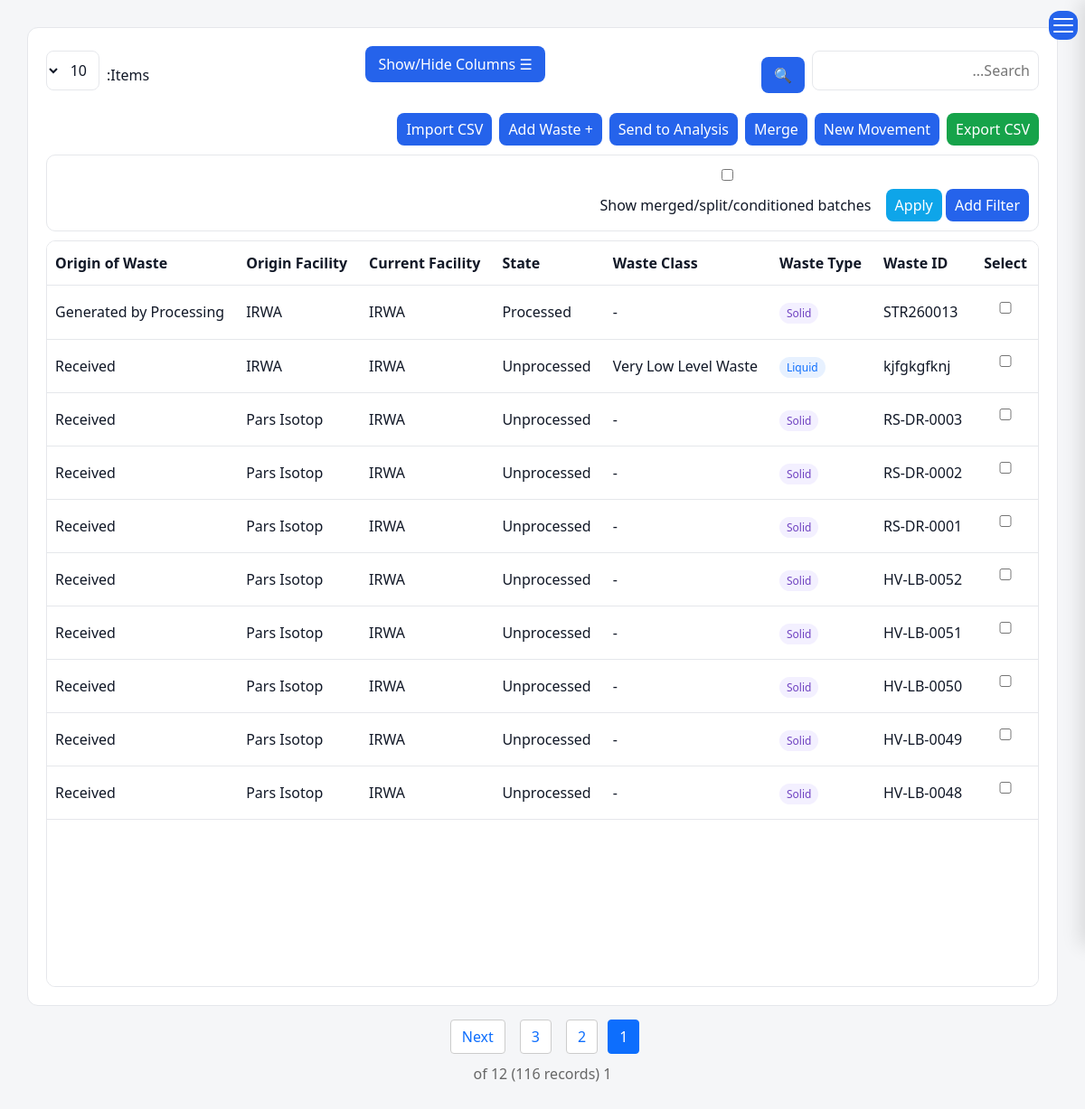
The page /waste/list/ (signed in) on the database its author committed.
### waste/models.py (models this page shows, shortened)
class WasteBatch(models.Model):
    waste_id = models.CharField(_("Waste ID"), max_length=100, unique=True)
    waste_type = models.CharField(_("Waste Type"), max_length=10, choices=WasteType.choices)
    waste_class = models.CharField(_("Waste Class"), max_length=10, choices=WasteClass.choices, blank=True, null=True)
    waste_state = models.CharField(
        _("Waste State"), max_length=20, choices=WasteState.choices, default=WasteState.UNPROCESSED
    )
    facility = models.ForeignKey(
        FacilityModel,
        verbose_name=_("Current Facility"),
        on_delete=models.PROTECT,
        related_name="waste_batches",
    )
    origin_facility = models.ForeignKey(
        FacilityModel,
        verbose_name=_("Origin Facility"),
        on_delete=models.SET_NULL,
        null=True,
        blank=True,
        related_name="originated_waste_batches",
    )
    origin_of_waste = models.CharField(_("Origin of Waste"), max_length=20, choices=OriginOfWaste.choices)
    date_received = models.DateField(_("Date Received"), null=True, blank=True)
    description = models.TextField(_("Description"), blank=True, null=True)
    waste_arising_from = models.CharField(_("Waste Arising From"), max_length=100, blank=True, null=True)
    material = models.CharField( _("Material"), max_length=30, choices=MaterialType.choices, blank=True, null=True,)
    container_type = models.CharField(_("Container Type"), max_length=100, blank=True, null=True)
    waste_appearance = models.CharField(
        _("Waste Appearance"), max_length=255, blank=True, null=True,
        help_text=_("Physical appearance: colour, clarity, texture, visible solids…"),
    )
    hardness = models.DecimalField(_("Hardness"), max_digits=10, decimal_places=3, blank=True, null=True)
    mass_kg = models.DecimalField(
        _("Mass (kg)"), max_digits=12, decimal_places=3, blank=True, null=True,
        help_text=_("Total mass of the batch as held (including packaging, if any)."),
    )
    volume_m3 = models.DecimalField(_("Volume (m³)"), max_digits=12, decimal_places=3, blank=True, null=True)
    dose_rate_surface_uSv = models.DecimalField(
        _("Surface Dose Rate (µSv/h)"), max_digits=12, decimal_places=3, blank=True, null=True
    )
    dose_rate_1m_uSv = models.DecimalField(
        _("Dose Rate @ 1m (µSv/h)"), max_digits=12, decimal_places=3, blank=True, null=True
    )
    dose_rate_date = models.DateField(_("Dose Measurement Date"), null=True, blank=True)
    alpha_contamination_bq_cm2 = models.DecimalField(
        _("Alpha Contamination (Bq/cm²)"), max_digits=12, decimal_places=5, blank=True, null=True
    )
    beta_gamma_contamination_bq_cm2 = models.DecimalField(
        _("Beta/Gamma Contamination (Bq/cm²)"), max_digits=20, decimal_places=5, blank=True, null=True
    )
    ph = models.DecimalField(_("pH"), max_digits=5, decimal_places=2, blank=True, null=True)
    density = models.DecimalField(_("Density"), max_digits=10, decimal_places=4, blank=True, null=True)
    total_solids = models.DecimalField(_("Total Solids"), max_digits=10, decimal_places=4, blank=True, null=True)
    suspended_solids = models.DecimalField(
        _("Suspended Solids"), max_digits=10, decimal_places=4, blank=True, null=True
    )
    soluble_solids = models.DecimalField(_("Soluble Solids"), max_digits=10, decimal_places=4, blank=True, null=True)
    possible_pretreatment = models.CharField(
        _("Possible Pre-Treatment"), max_length=30, choices=PreTreatmentOption.choices, blank=True, null=True
    )
    possible_treatment = models.CharField(
        _("Possible Treatment"), max_length=30, choices=TreatmentOption.choices, blank=True, null=True
    )
    pretreatment = models.CharField(
        _("Pre-Treatment Applied"), max_length=30, choices=PreTreatmentOption.choices, blank=True, null=True
    )
    treatment = models.CharField(
        _("Treatment Applied"), max_length=30, choices=TreatmentOption.choices, blank=True, null=True
    )
    package_type = models.CharField( _("Package Type"), max_length=20, choices=PackageType.choices, blank=True, null=True,)
    waste_matrix = models.CharField(_("Waste Matrix"), max_length=100, blank=True, null=True)
    waste_to_matrix_ratio = models.DecimalField(
        _("Waste to Matrix Ratio"), max_digits=10, decimal_places=4, blank=True, null=True
    )
    waste_mass_kg = models.DecimalField(
        _("Waste Mass (kg)"), max_digits=12, decimal_places=3, blank=True, null=True,
        help_text=_("Mass of the waste itself, without matrix/package."),
    )
    package_mass_kg = models.DecimalField(
        _("Package Mass (kg)"), max_digits=12, decimal_places=3, blank=True, null=True
    )
    package_volume_m3 = models.DecimalField(
        _("Package Volume (m³)"), max_digits=12, decimal_places=3, blank=True, null=True
    )
    location = models.CharField(_("Storage Location"), max_length=100, blank=True, null=True)
    status = models.CharField(
        _("Status"), max_length=20, choices=BatchStatus.choices, default=BatchStatus.STORED
    )
    status_date = models.DateField(_("Status Date"), null=True, blank=True)
    attachment = models.FileField(
        _("Attachment"),
        upload_to="waste/attachments/",
        validators=[validate_attachment],
        blank=True,
        null=True,
    )
    created_by = models.ForeignKey(
        settings.AUTH_USER_MODEL,
        verbose_name=_("Created By"),
        on_delete=models.SET_NULL,
        null=True,
        related_name="created_batches",
    )
    created_at = models.DateTimeField(_("Created At"), auto_now_add=True)
    updated_at = models.DateTimeField(_("Updated At"), auto_now=True)
    history = HistoricalRecords()
    @property
    def is_closed(self):
        return self.status in CLOSED_STATUSES
    class Meta:
        ordering = ("-created_at", "waste_id")
        verbose_name = _("Waste Batch")
        verbose_name_plural = _("Waste Batches")
        indexes = [
            models.Index(fields=["status"]),
            models.Index(fields=["facility", "status"]),
            models.Index(fields=["waste_type", "waste_state"]),
        ]
    @cached_property
    def latest_gamma_analysis(self):
        from laboratory.models import Analysis, CounterType
        return (
            Analysis.objects
            .filter(sample__batch=self, detector_type=CounterType.HPGE)
            .prefetch_related("nuclide_activities__radionuclide")
            .order_by("-analysis_date", "-created_at", "-id")
            .first()
        )
    @cached_property
    def latest_alpha_beta_analysis(self):
        from laboratory.models import Analysis, CounterType
        return (
            Analysis.objects
            .filter(sample__batch=self, detector_type=CounterType.ALPHABETA)
            .order_by("-analysis_date", "-created_at", "-id")
            .first()
        )
    def activity_breakdown(self, as_of=None):
        from laboratory.services.activity import total_activity_breakdown
        if as_of is not None:
            return total_activity_breakdown(self.latest_gamma_analysis, self.latest_alpha_beta_analysis, batch=self, as_of=as_of)
        if "_default_activity_breakdown" not in self.__dict__:
            self.__dict__["_default_activity_breakdown"] = total_activity_breakdown(
                self.latest_gamma_analysis, self.latest_alpha_beta_analysis, batch=self, as_of=None,
            )
        return self.__dict__["_default_activity_breakdown"]
    @property
    def total_alpha_bq(self):
        value = self.activity_breakdown()["gross_alpha_bq"]
        return round(value, 3) if value is not None else None
    @property
    def total_beta_bq(self):
        value = self.activity_breakdown()["gross_beta_bq"]
        return round(value, 3) if value is not None else None
    def nuclide_activities(self):
        a = self.latest_gamma_analysis
        return list(a.nuclide_activities.all()) if a else []
    @property
    def current_total_activity_bq_value(self):
        value = self.activity_breakdown()["total_bq"]
        return round(value, 3) if value is not None else None
    @property
    def current_gamma_bq_value(self):
        value = self.activity_breakdown()["gamma_total_bq"]
        return round(value, 3) if value else None
    @property
    def total_alpha_gbq_pkg(self):
        value = self.total_alpha_bq
        return value / 1_000_000_000 if value is not None else None
    @property
    def total_beta_gbq_pkg(self):
        value = self.total_beta_bq
        return value / 1_000_000_000 if value is not None else None
    @property
    def current_gamma_gbq_pkg(self):
        value = self.current_gamma_bq_value
        return value / 1_000_000_000 if value is not None else None
    @property
    def current_total_activity_gbq_pkg(self):
        value = self.current_total_activity_bq_value
        return value / 1_000_000_000 if value is not None else None
    @property
    def nuclide_summary(self):
        names = []
        for na in self.nuclide_activities():
            name = str(na.radionuclide)
            if name not in names:
                names.append(name)
        return ", ".join(names)

### facilities/models.py (models this page shows)
class FacilityModel(models.Model):
    name = models.CharField(
        _("Facility Name"),
        max_length=255, blank=True,null=True
    )
    responsible_person = models.CharField(
        _("Responsible Person"),
        max_length=150, blank=True,null=True
    )
    telephone = models.CharField(
        _("Telephone"),
        max_length=50, blank=True,null=True
    )
    email = models.EmailField(
        _("Email"),
        blank=True,null=True
    )
    address1 = models.CharField(
        _("Address Line 1"),
        max_length=255, blank=True,null=True
    )
    address2 = models.CharField(
        _("Address Line 2"),
        max_length=255,
         blank=True,null=True
    )
    postal_code = models.CharField(
        _("Postal Code"),
        max_length=20,
         blank=True,null=True
    )
    national_id = models.CharField(
        _("National ID"),
        max_length=50,
         blank=True,null=True
    )
    economic_code = models.CharField(
        _("Economic Code"),
        max_length=50,
         blank=True,null=True
    )
    created_at = models.DateTimeField(
        _("Created At"),
        auto_now_add=True
    )
    updated_at = models.DateTimeField(
        _("Updated At"),
        auto_now=True
    )
    class Meta:
        ordering = ["name"]
        verbose_name = _("Facility")
        verbose_name_plural = _("Facilities")
        constraints = [
            models.UniqueConstraint(
                fields=["national_id"],
                name="unique_facility_national_id",
                condition=models.Q(national_id__isnull=False),
            ),
            models.UniqueConstraint(
                fields=["postal_code"],
                name="unique_facility_postal_code",
                condition=models.Q(postal_code__isnull=False),
            ),
            models.UniqueConstraint(
                fields=["economic_code"],
                name="unique_facility_economic_code",
                condition=models.Q(economic_code__isnull=False),
            ),
        ]
    def __str__(self):
        return str(self.name) if self.name else _("Unnamed Facility")

### waste/views.py (the view)
# urls.py: path("list/", views.waste_table, name="waste_table"),
def waste_table(request):
    queryset = (
        WasteBatch.objects
        .select_related("facility", "origin_facility", "created_by")
        .prefetch_related(
            "movements__from_facility",
            "movements__to_facility",
            "samples__analysis__nuclide_activities__radionuclide",
            "release_records",
        )
        .order_by("-created_at")
    )
    queryset = filter_waste_queryset(request, queryset)
    size = request.GET.get("size", "10")
    if size == "all":
        page_size = max(queryset.count(), 1)
    else:
        try:
            page_size = max(1, int(size))
        except (ValueError, TypeError):
            page_size, size = 10, "10"
    paginator = Paginator(queryset, page_size)
    page_obj = paginator.get_page(request.GET.get("page"))
    return render(request, "waste/waste_table.html", {
        "batches": page_obj,
        "page_obj": page_obj,
        "page_size": size,
        "show_consumed": request.GET.get("show_consumed") == "1",
    })

### templates/waste/waste_table.html (shortened to what this page needs)
{% extends 'base.html' %}
{% load i18n %}
{% load static %}
{% block content %}
<div class="content">
<div class="table-header">
  <div class="header-group">
    <input type="text" id="searchInput" placeholder="{% trans 'Search...' %}">
    <button id="searchBtn">🔍</button>
  </div>
  <div class="column-bar">
    <button class="btn-gray" onclick="toggleColumnPanel()">☰ {% trans "Show/Hide Columns" %}</button>
  </div>
  <div class="header-group">
  <label for="pageSize">{% trans "Items:" %}</label>
  <select id="pageSize" name="size">
      <option value="10" {% if page_size == "10" %}selected{% endif %}>10</option>
  </select>
</div>
  <div class="header-group">
    <button class="btn-green" onclick="exportCSV()">{% trans "Export CSV" %}</button>
    <button class="btn-blue" id="newMovementBtn">{% trans "New Movement" %}</button>
    <button class="btn-blue" id="mergeBtn">{% trans "Merge" %}</button>
    <button class="btn-blue" id="sendToAnalysisBtn">{% trans "Send to Analysis" %}</button>
    <a href="{% url 'waste_create' %}" class="btn-blue">+ {% trans "Add Waste" %}</a>
    <a href="{% url 'waste_import_csv' %}" class="btn-blue">{% trans "Import CSV" %}</a>
  </div>
</div>
<div class="filter-bar">
  <button id="addFilter" class="btn-blue">{% trans "Add Filter" %}</button>
  <button id="applyFilters" class="btn-info">{% trans "Apply" %}</button>
  <label style="margin-inline-start:12px;">
    <input type="checkbox" id="showConsumed" {% if show_consumed %}checked{% endif %}>
    {% trans "Show merged/split/conditioned batches" %}
  </label>
</div>
<div class="table-scroll">
<table id="mainTable">
<thead>
<tr>
<th>{% trans "Select" %}</th>
<th data-col="waste_id">{% trans "Waste ID" %}</th>
<th data-col="waste_type">{% trans "Waste Type" %}</th>
<th data-col="waste_class">{% trans "Waste Class" %}</th>
<th data-col="waste_state">{% trans "State" %}</th>
<th data-col="facility">{% trans "Current Facility" %}</th>
<th data-col="origin_facility">{% trans "Origin Facility" %}</th>
<th data-col="origin_of_waste">{% trans "Origin of Waste" %}</th>
</tr>
</thead>
<tbody id="tableBody">
{% for b in batches %}
<tr>
<td><input type="checkbox" class="batch-checkbox" value="{{ b.id }}"></td>
<td data-col="waste_id">{{ b.waste_id }}</td>
<td data-col="waste_type">
    {% if b.waste_type == "LIQUID" %}
        <span class="badge-liquid">{{ b.get_waste_type_display }}</span>
    {% else %}
        <span class="badge-solid">{{ b.get_waste_type_display }}</span>
    {% endif %}
</td>
<td data-col="waste_class">{{ b.get_waste_class_display|default:"-" }}</td>
<td data-col="waste_state">{{ b.get_waste_state_display }}</td>
<td data-col="facility">{{ b.facility }}</td>
<td data-col="origin_facility">{{ b.origin_facility|default:"-" }}</td>
<td data-col="origin_of_waste">{{ b.get_origin_of_waste_display }}</td>
</tr>
{% empty %}
<tr><td colspan="49" class="text-center">{% trans "No waste batches found." %}</td></tr>
{% endfor %}
</tbody>
</table>
</div>
</div>
<div class="pagination">
    {% for num in page_obj.paginator.page_range %}
        {% if num >= page_obj.number|add:"-2" and num <= page_obj.number|add:"2" %}
            {% if page_obj.number == num %}
                <span class="current">{{ num }}</span>
            {% else %}
                <a href="?page={{ num }}" data-page="{{ num }}">{{ num }}</a>
            {% endif %}
        {% endif %}
    {% endfor %}
    {% if page_obj.has_next %}
        <a href="?page={{ page_obj.next_page_number }}" data-page="{{ page_obj.next_page_number }}">{% trans "Next" %}</a>
    {% endif %}
</div>
<div class="page-info">
    {{ page_obj.number }} {% trans "of" %} {{ page_obj.paginator.num_pages }}
    ({{ page_obj.paginator.count }} {% trans "records" %})
</div>
{% endblock %}

### rows shown on the page
WasteBatch: waste_id "STR260013", waste_type "Solid", waste_class "-", waste_state "Processed", facility "IRWA", origin_facility "IRWA", origin_of_waste "Generated by Processing"
WasteBatch: waste_id "kjfgkgfknj", waste_type "Liquid", waste_class "Very Low Level Waste", waste_state "Unprocessed", facility "IRWA", origin_facility "IRWA", origin_of_waste "Received"
WasteBatch: waste_id "RS-DR-0003", waste_type "Solid", waste_class "-", waste_state "Unprocessed", facility "IRWA", origin_facility "Pars Isotop", origin_of_waste "Received"
WasteBatch: waste_id "RS-DR-0002", waste_type "Solid", waste_class "-", waste_state "Unprocessed", facility "IRWA", origin_facility "Pars Isotop", origin_of_waste "Received"
WasteBatch: waste_id "RS-DR-0001", waste_type "Solid", waste_class "-", waste_state "Unprocessed", facility "IRWA", origin_facility "Pars Isotop", origin_of_waste "Received"
WasteBatch: waste_id "HV-LB-0052", waste_type "Solid", waste_class "-", waste_state "Unprocessed", facility "IRWA", origin_facility "Pars Isotop", origin_of_waste "Received"
WasteBatch: waste_id "HV-LB-0051", waste_type "Solid", waste_class "-", waste_state "Unprocessed", facility "IRWA", origin_facility "Pars Isotop", origin_of_waste "Received"
WasteBatch: waste_id "HV-LB-0050", waste_type "Solid", waste_class "-", waste_state "Unprocessed", facility "IRWA", origin_facility "Pars Isotop", origin_of_waste "Received"
WasteBatch: waste_id "HV-LB-0049", waste_type "Solid", waste_class "-", waste_state "Unprocessed", facility "IRWA", origin_facility "Pars Isotop", origin_of_waste "Received"
WasteBatch: waste_id "HV-LB-0048", waste_type "Solid", waste_class "-", waste_state "Unprocessed", facility "IRWA", origin_facility "Pars Isotop", origin_of_waste "Received"

### other values the page prints
{{ num }} "1"
{{ num }} "2" "3"
{{ page_obj.paginator.num_pages }} "12"
{{ page_obj.paginator.count }} "116"
